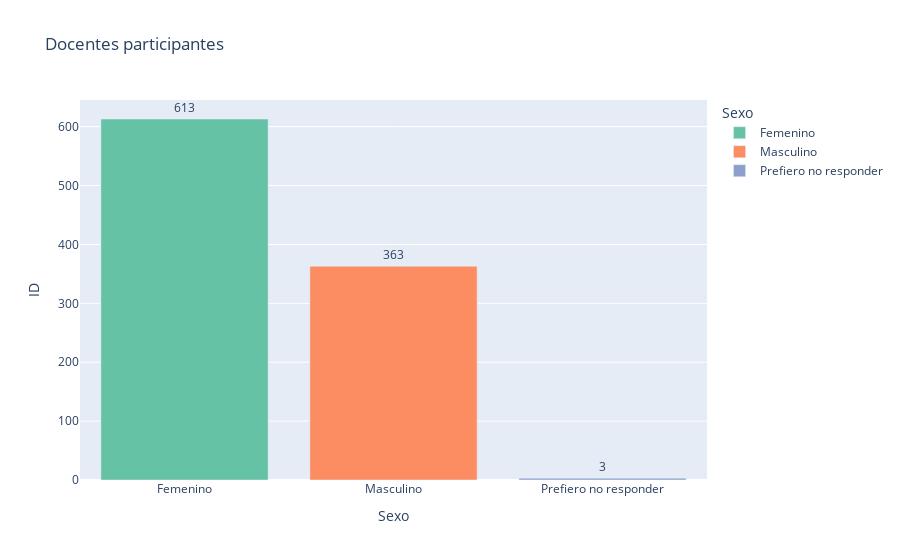

Notebook code cell kept with this figure:
### Code cell
pivot_1 = pd.pivot_table(df, index='Sexo', values='ID', aggfunc='nunique').reset_index()
fig_1 = px.bar(pivot_1, x='Sexo', y ='ID',  color='Sexo', text='ID', color_discrete_sequence= px.colors.qualitative.Set2, title='Docentes participantes')
fig_1.update_traces(textposition='outside',
                    texttemplate='%{text}')
fig_1.show()

### Figure 1 — Plotly figure (JSON) as saved in the notebook; plotly's stock layout.template omitted (floating-point values rounded to 4 significant figures)
{"data": [{"alignmentgroup": "True", "hovertemplate": "Sexo=%{x}<br>ID=%{text}<extra></extra>", "legendgroup": "Femenino", "marker": {"color": "rgb(102,194,165)", "pattern": {"shape": ""}}, "name": "Femenino", "offsetgroup": "Femenino", "orientation": "v", "showlegend": true, "text": [613], "textposition": "outside", "texttemplate": "%{text}", "type": "bar", "x": ["Femenino"], "xaxis": "x", "y": [613], "yaxis": "y"}, {"alignmentgroup": "True", "hovertemplate": "Sexo=%{x}<br>ID=%{text}<extra></extra>", "legendgroup": "Masculino", "marker": {"color": "rgb(252,141,98)", "pattern": {"shape": ""}}, "name": "Masculino", "offsetgroup": "Masculino", "orientation": "v", "showlegend": true, "text": [363], "textposition": "outside", "texttemplate": "%{text}", "type": "bar", "x": ["Masculino"], "xaxis": "x", "y": [363], "yaxis": "y"}, {"alignmentgroup": "True", "hovertemplate": "Sexo=%{x}<br>ID=%{text}<extra></extra>", "legendgroup": "Prefiero no responder", "marker": {"color": "rgb(141,160,203)", "pattern": {"shape": ""}}, "name": "Prefiero no responder", "offsetgroup": "Prefiero no responder", "orientation": "v", "showlegend": true, "text": [3], "textposition": "outside", "texttemplate": "%{text}", "type": "bar", "x": ["Prefiero no responder"], "xaxis": "x", "y": [3], "yaxis": "y"}], "layout": {"barmode": "relative", "legend": {"title": {"text": "Sexo"}, "tracegroupgap": 0}, "title": {"text": "Docentes participantes"}, "xaxis": {"anchor": "y", "categoryarray": ["Femenino", "Masculino", "Prefiero no responder"], "categoryorder": "array", "domain": [0, 1], "title": {"text": "Sexo"}}, "yaxis": {"anchor": "x", "domain": [0, 1], "title": {"text": "ID"}}}}
